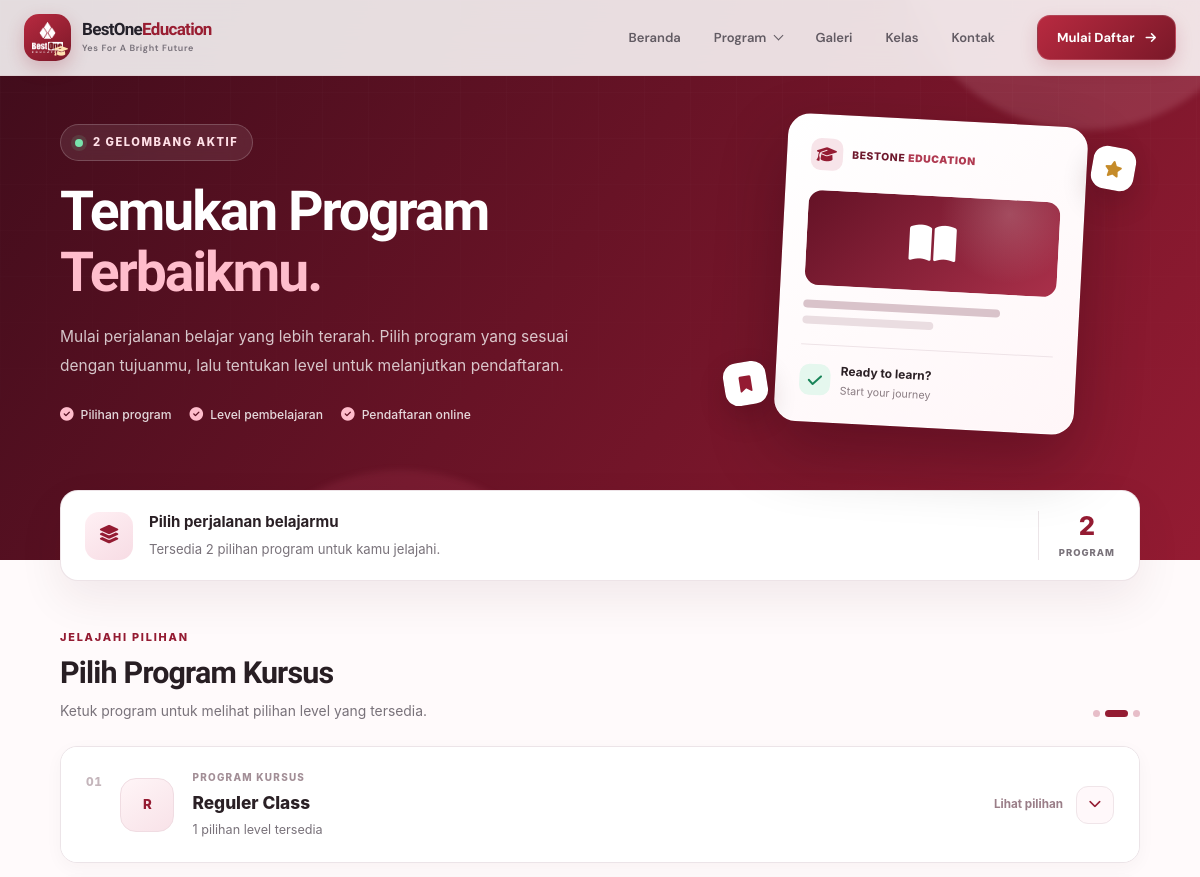
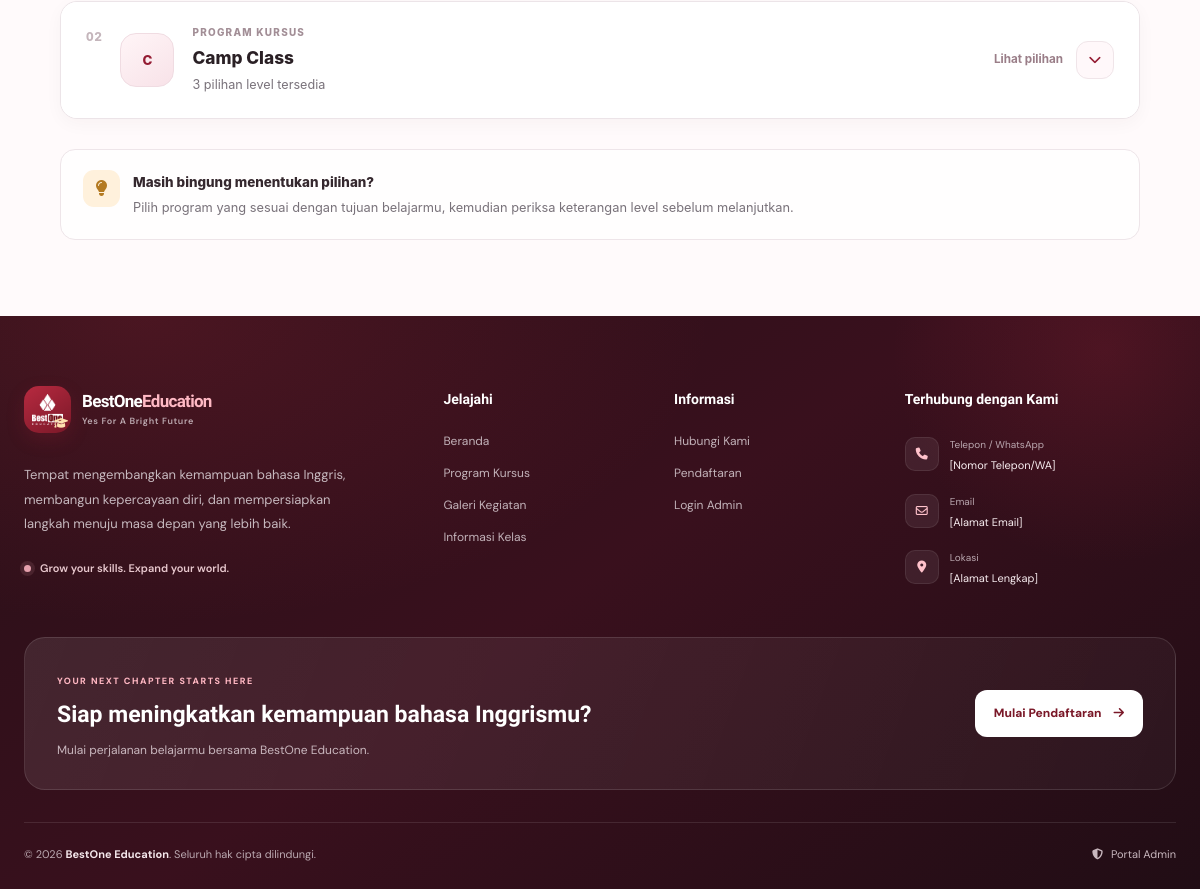
The page /pilih-program on the database its author committed (2 pictures, top to bottom).
### models/database.py (models this page shows, shortened)
class Periode(db.Model):
    __tablename__ = 'periode'
    id = db.Column(db.Integer, primary_key=True)
    nama = db.Column(db.String(100), nullable=False)
    mulai = db.Column(db.DateTime)
    selesai = db.Column(db.DateTime)
    kelas_mulai = db.Column(db.DateTime)
    program_dibuka = db.Column(db.String(255))
    level_dibuka = db.Column(db.Text, nullable=True)
    biaya = db.Column(db.Integer)
    diskon = db.Column(db.Integer)
    link_grup_wa = db.Column(db.String(255))
    dibuat_pada = db.Column(db.DateTime, default=db.func.now())
    pendaftar = db.relationship('Pendaftar', backref='periode', lazy=True, cascade='all, delete-orphan')

### routes/public/form.py (the view, shortened to what this page needs)
@form_bp.route('/pilih-program')
def pilih_program():
    sekarang = datetime.now()
    semua_gelombang_aktif = []
    semua_periode = Periode.query.all()
    for p in semua_periode:
        if p.mulai and p.selesai and p.mulai <= sekarang <= p.selesai:
            semua_gelombang_aktif.append(p)
    daftar_program = []
    sudah_ada = set()
    program_dari_gelombang = {}  # nama_program → [daftar gelombang]
    for gelombang in semua_gelombang_aktif:
        if gelombang.program_dibuka:
            for nama_prog in gelombang.program_dibuka.split(','):
                nama_prog = nama_prog.strip()
                if nama_prog:
                    if nama_prog not in sudah_ada:
                        sudah_ada.add(nama_prog)
                        daftar_program.append(nama_prog)
                        program_dari_gelombang[nama_prog] = []
                    program_dari_gelombang[nama_prog].append(gelombang)
    program_kode = {}
    semua_level = Level.query.all()
    daftar_level_per_program = {}
    sumber_gelombang = {}  # untuk referensi di halaman kalau perlu
    for nama_prog in daftar_program:
        prog = ProgramKursus.query.filter_by(nama=nama_prog).first()
        if prog:
            program_kode[nama_prog] = prog.kode
        level_terkumpul = set()
        ada_gelombang_tanpa_level = False
        for gelombang in program_dari_gelombang[nama_prog]:
            if not gelombang.level_dibuka or gelombang.level_dibuka.strip() == '':
                ada_gelombang_tanpa_level = True
            else:
                for nama_lv in gelombang.level_dibuka.split(','):
                    nama_lv = nama_lv.strip()
                    if nama_lv:
                        level_terkumpul.add(nama_lv)
        if ada_gelombang_tanpa_level and not level_terkumpul:
            daftar_level_per_program[nama_prog] = None
        elif level_terkumpul:
            daftar_level_per_program[nama_prog] = [
                lv for lv in semua_level
                if lv.nama in level_terkumpul
            ]
        else:
            daftar_level_per_program[nama_prog] = None
    return render_template('public/pilih_program.html',
        gelombang_aktif=semua_gelombang_aktif,
        daftar_program=daftar_program,
        program_kode=program_kode,
        daftar_level_per_program=daftar_level_per_program
    )

### app.py (called while the page is built)
@app.before_request
def force_https():
    if request.headers.get("X-Forwarded-Proto") == "https":
        request.environ["wsgi.url_scheme"] = "https"

### templates/public/pilih_program.html (shortened to what this page needs)
{% extends "base.html" %}
{% block isi %}
<section class="bp-page">
  <div class="bp-hero-bg" aria-hidden="true">
    <div class="bp-grid-pattern"></div>
  </div>
  <div class="bp-container">
    {% if not daftar_program %}
    <!-- =========================
         EMPTY STATE
    ========================== -->
    <div class="bp-empty-wrap">
      <div class="bp-empty-card">
        <div class="bp-empty-visual">
          <div class="bp-empty-orbit bp-orbit-one"></div>
          <div class="bp-empty-orbit bp-orbit-two"></div>
          <div class="bp-empty-icon">
            <i class="fa-solid fa-calendar-xmark"
               aria-hidden="true"></i>
          </div>
          <span class="bp-floating-dot bp-dot-one"></span>
          <span class="bp-floating-dot bp-dot-two"></span>
        </div>
        <span class="bp-eyebrow bp-eyebrow-muted">
          INFORMASI PENDAFTARAN
        </span>
        <h1 class="bp-empty-title">
          Pendaftaran Belum Dibuka
        </h1>
        <p class="bp-empty-description">
          Saat ini belum ada gelombang pendaftaran yang tersedia.
          Silakan kunjungi kembali halaman ini untuk mendapatkan
          informasi pembukaan program terbaru.
        </p>
        <a href="/" class="bp-primary-button">
          <i class="fa-solid fa-arrow-left" aria-hidden="true"></i>
          <span>Kembali ke Halaman Utama</span>
        </a>
        <div class="bp-empty-note">
          <i class="fa-solid fa-circle-info" aria-hidden="true"></i>
          <span>Informasi program akan ditampilkan di halaman ini.</span>
        </div>
      </div>
    </div>
    {% else %}
    <header class="bp-header">
      <div class="bp-header-copy">
        <div class="bp-eyebrow">
          <span class="bp-status-dot"></span>
          {% if gelombang_aktif | length == 1 %}
            {{ gelombang_aktif[0].nama }}
          {% else %}
            {{ gelombang_aktif | length }} GELOMBANG AKTIF
          {% endif %}
        </div>
        <h1 class="bp-title">
          Temukan Program
          <span>Terbaikmu.</span>
        </h1>
        <p class="bp-subtitle">
          Mulai perjalanan belajar yang lebih terarah.
          Pilih program yang sesuai dengan tujuanmu, lalu tentukan
          level untuk melanjutkan pendaftaran.
        </p>
        <div class="bp-header-points">
          <span>
            <i class="fa-solid fa-circle-check" aria-hidden="true"></i>
            Pilihan program
          </span>
          <span>
            <i class="fa-solid fa-circle-check" aria-hidden="true"></i>
            Level pembelajaran
          </span>
          <span>
            <i class="fa-solid fa-circle-check" aria-hidden="true"></i>
            Pendaftaran online
          </span>
        </div>
      </div>
      <div class="bp-header-art" aria-hidden="true">
        <div class="bp-art-ring bp-art-ring-one"></div>
        <div class="bp-art-ring bp-art-ring-two"></div>
        <div class="bp-art-card bp-art-card-main">
          <div class="bp-art-brand">
            <span class="bp-art-brand-icon">
              <i class="fa-solid fa-graduation-cap"></i>
            </span>
            <span>BESTONE <b>EDUCATION</b></span>
          </div>
          <div class="bp-art-book">
            <i class="fa-solid fa-book-open"></i>
          </div>
          <div class="bp-art-line bp-art-line-long"></div>
          <div class="bp-art-line bp-art-line-short"></div>
          <div class="bp-art-bottom">
            <span class="bp-art-check">
              <i class="fa-solid fa-check"></i>
            </span>
            <span>
              <b>Ready to learn?</b>
              <small>Start your journey</small>
            </span>
          </div>
        </div>
        <div class="bp-art-bubble bp-bubble-top">
          <i class="fa-solid fa-star"></i>
        </div>
        <div class="bp-art-bubble bp-bubble-bottom">
          <i class="fa-solid fa-bookmark"></i>
        </div>
      </div>
    </header>
    <div class="bp-summary">
      <div class="bp-summary-icon">
        <i class="fa-solid fa-layer-group" aria-hidden="true"></i>
      </div>
      <div class="bp-summary-copy">
        <strong>Pilih perjalanan belajarmu</strong>
        <span>
          Tersedia {{ daftar_program | length }} pilihan program
          untuk kamu jelajahi.
        </span>
      </div>
      <div class="bp-summary-count">
        <strong>{{ daftar_program | length }}</strong>
        <span>PROGRAM</span>
      </div>
    </div>
    <div class="bp-section-heading">
      <div>
        <span class="bp-section-kicker">JELAJAHI PILIHAN</span>
        <h2>Pilih Program Kursus</h2>
        <p>Ketuk program untuk melihat pilihan level yang tersedia.</p>
      </div>
      <div class="bp-heading-decoration" aria-hidden="true">
        <span></span><span></span><span></span>
      </div>
    </div>
    <div class="bp-program-list">
      {% for program in daftar_program %}
      {% set program_id = 'program-' ~ loop.index %}
      <article class="bp-program-item">
        <button
          class="bp-program-card"
          type="button"
          id="btn-{{ program_id }}"
          aria-expanded="false"
          aria-controls="level-{{ program_id }}"
          onclick="toggleLevel('{{ program_id }}')"
        >
          <span class="bp-program-number">
            {{ '%02d' | format(loop.index) }}
          </span>
          <span class="bp-program-symbol" aria-hidden="true">
            {% if program_kode[program] %}
              {{ program_kode[program] }}
            {% else %}
              <i class="fa-solid fa-book-open"></i>
            {% endif %}
          </span>
          <span class="bp-program-info">
            <span class="bp-program-overline">PROGRAM KURSUS</span>
            <span class="bp-program-name">{{ program }}</span>
            <span class="bp-program-hint">
              {% if daftar_level_per_program[program] %}
                {{ daftar_level_per_program[program] | length }}
                pilihan level tersedia
              {% else %}
                Program siap untuk didaftarkan
              {% endif %}
            </span>
          </span>
          <span class="bp-program-action">
            <span class="bp-action-label">Lihat pilihan</span>
            <span class="bp-chevron">
              <i class="fa-solid fa-chevron-down" aria-hidden="true"></i>
            </span>
          </span>
        </button>
      </article>
      {% endfor %}
    </div>
    <footer class="bp-footer">
      <div class="bp-footer-icon">
        <i class="fa-solid fa-lightbulb" aria-hidden="true"></i>
      </div>
      <p>
        <strong>Masih bingung menentukan pilihan?</strong>
        Pilih program yang sesuai dengan tujuan belajarmu,
        kemudian periksa keterangan level sebelum melanjutkan.
      </p>
    </footer>
    {% endif %}
  </div>
</section>
{% endblock %}

### static/css/base.css (style rules this page uses)
:root { --bo-maroon: #991e32; --bo-maroon-dark: #7a1828; --bo-maroon-deep: #45101d; --bo-maroon-light: #b82a40; --bo-cream: #fff9f5; --bo-cream-dark: #f7eee8; --bo-text: #24212a; --bo-muted: #77717a; --bo-border: rgba(44, 27, 32, 0.09); --bo-shadow: 0 16px 45px rgba(48, 18, 27, 0.08); --bo-radius: 22px; }
html { scroll-behavior: smooth; scroll-padding-top: 100px; }
body { margin: 0; color: var(--bo-text); background: #fff; font-family: "DM Sans", sans-serif; -webkit-font-smoothing: antialiased; }
body, button, input, textarea, select { font-family: "DM Sans", sans-serif; }
h1, h2, h3, h4, h5, h6, .bo-brand-copy, .bo-footer-banner h3 { font-family: "Plus Jakarta Sans", sans-serif; }
button { font: inherit; }
button, a { -webkit-tap-highlight-color: transparent; }

### rows shown on the page
Periode: index "01", program_dibuka "R", program_dibuka "Reguler Class", daftar_level_per_program "1"
Periode: index "02", program_dibuka "C", program_dibuka "Camp Class", daftar_level_per_program "3"

### other values the page prints
{{ gelombang_aktif | length }} "2"
{{ daftar_program | length }} "2"
